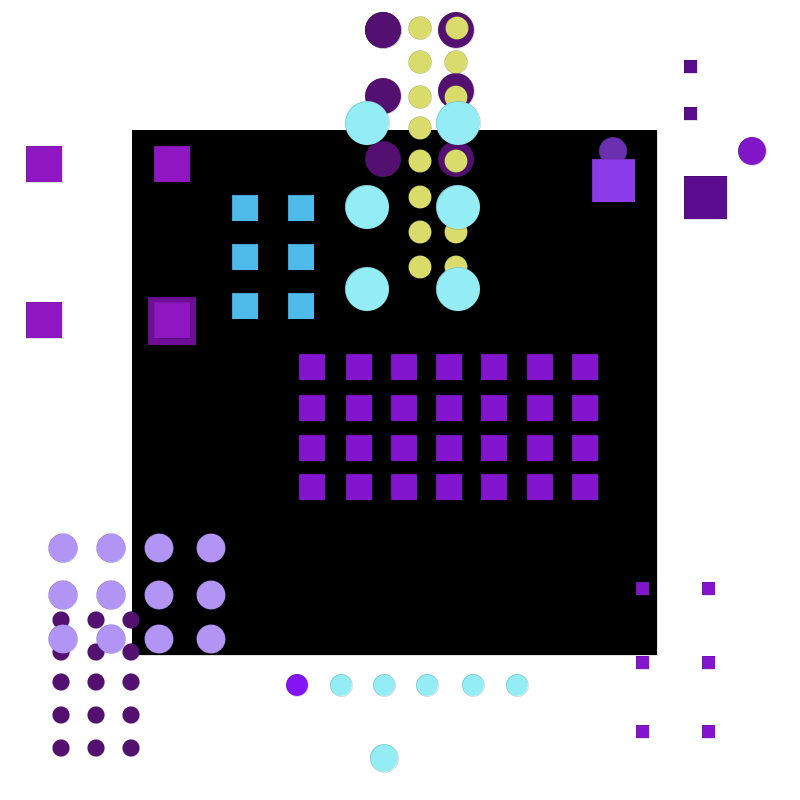
Frame 1 (no input)
Frame 60 (the mouse pressed at the canvas centre just before this capture): identical to frame 1, image omitted
Frame 120 (the mouse held since frame 60 and released just before this capture): identical to frame 1, image omitted

The Processing sketch that drew this single still picture (run headless with seeded random() and noise(); from frame 60 on, the mouse is pressed at the canvas centre):

// Processing sketch: Assignment_3_SaskiaArt
// ── Assignment_3_SaskiaArt.pde
// Link to the image https://sasj.tumblr.com/post/688874825514614784/geometric-shapes-220704


void setup() {
  size(800, 800);
  
}

void draw() {
  background(255);
  strokeWeight(0);
  
  //black square
  fill(#000000);
  square(132, 130, 525);
  
  // the smallest cricles on the bottom left
  fill(#541071);
  circle(131, 620, 17);
  circle(131, 652, 17);
  circle(131, 682, 17);
  circle(131, 715, 17);
  circle(131, 748, 17);
  circle(96, 620, 17);
  circle(96, 652, 17);
  circle(96, 682, 17);
  circle(96, 715, 17);
  circle(96, 748, 17);
  circle(61, 620, 17);
  circle(61, 652, 17);
  circle(61, 682, 17);
  circle(61, 715, 17);
  circle(61, 748, 17);
  
  //top left purple squares
  fill(#8E17C1);
  square(154, 146, 36);
  square(26, 146, 36);
  square(26, 302, 36);
  fill(#6D0F95);
  square(148, 297, 48);
  fill(#8E17C1);
  square(154, 302, 36);
  
  //top left light blue squares
  fill(#4EBAEA);
  square(232, 195, 26);
  square(288, 195, 26);
  square(232, 244, 26);
  square(288, 244, 26);
  square(288, 293, 26);
  square(232, 293, 26);
  
  //top left purple circles
  fill(#541071);
  circle(383, 30, 36);
  circle(383, 96, 36);
  circle(383, 30, 36);
  circle(383, 159, 36);
  circle(456, 30, 36);
  circle(456, 91, 36);
  circle(456, 159, 36);
  
  //middle purple squares
  fill(#8315CE);
  square(346, 354, 26);
  square(391, 354, 26);
  square(436, 354, 26);
  square(481, 354, 26);
  square(527, 354, 26);
  square(572, 354, 26);
  square(299, 354, 26);
  square(299, 395, 26);
  square(346, 395, 26);
  square(391, 395, 26);
  square(436, 395, 26);
  square(481, 395, 26);
  square(527, 395, 26);
  square(572, 395, 26);
  square(299, 435, 26);
  square(346, 435, 26);
  square(391, 435, 26);
  square(436, 435, 26);
  square(481, 435, 26);
  square(527, 435, 26);
  square(572, 435, 26);
  square(299, 474, 26);
  square(346, 474, 26);
  square(391, 474, 26);
  square(436, 474, 26);
  square(481, 474, 26);
  square(527, 474, 26);
  square(572, 474, 26);
  
  //yellow circles in the middle
  fill(#D9DB6A);
  circle(420, 28, 23);
  circle(457, 28, 23);
  circle(420, 62, 23);
  circle(456, 62, 23);
  circle(420, 97, 23);
  circle(456, 97, 23);
  circle(456, 128, 23);
  circle(420, 128, 23);
  circle(420, 161, 23);
  circle(456, 161, 23);
  circle(456, 197, 23);
  circle(420, 197, 23);
  circle(420, 232, 23);
  circle(456, 232, 23);
  circle(456, 267, 23);
  circle(420, 267, 23);
  
  //light blue circles
  fill(#94EDF5);
  circle(367, 123, 44);
  circle(367, 207, 44);
  circle(367, 289, 44);
  circle(458, 289, 44);
  circle(458, 207, 44);
  circle(458, 123, 44);
  
  //purple bluish circles bottom left
  fill(#B294F5);
  circle(211, 548, 29);
  circle(159, 548, 29);
  circle(159, 595, 29);
  circle(211, 595, 29);
  circle(211, 639, 29);
  circle(159, 639, 29);
  circle(111, 639, 29);
  circle(111, 595, 29);
  circle(111, 548, 29);
  circle(63, 548, 29);
  circle(63, 595, 29);
  circle(63, 639, 29);
  
  //purple circle on the bottom
  fill(#8314F5);
  circle(297, 685, 22);
  
  //light blue circles on the bottom
  fill(#94EDF5);
  circle(341, 685, 22);
  circle(384, 685, 22);
  circle(427, 685, 22);
  circle(473, 685, 22);
  circle(517, 685, 22);
  
  //little blue circle on the bottom
  fill(#94EDF5);
  circle(384, 758, 28);
  
  //small purple squares on the right
  fill(#8315CE);
  square(636, 582, 13);
  square(702, 582, 13);
  square(702, 656, 13);
  square(636, 656, 13);
  square(636, 725, 13);
  square(702, 725, 13);
  
  //dark purple squares top right
  fill(#5A0D8E);
  square(684, 60, 13);
  square(684, 107, 13);
  
  //big dark purple square
  square(684, 176, 43);
  
  //purple circle
  fill(#8116C9);
  circle(752, 151, 28);
  
  //top right purple circle
  fill(#6B30AF);
  circle(613, 151, 28);
  
  //top right corner square
  fill(#8B3BE8);
  square(592, 159, 43);
  
  if(frameCount == 1) {
    String filename = "output";
    save(filename + ".png");
    print("canvas saved as " + filename + ".png");
  }



}
